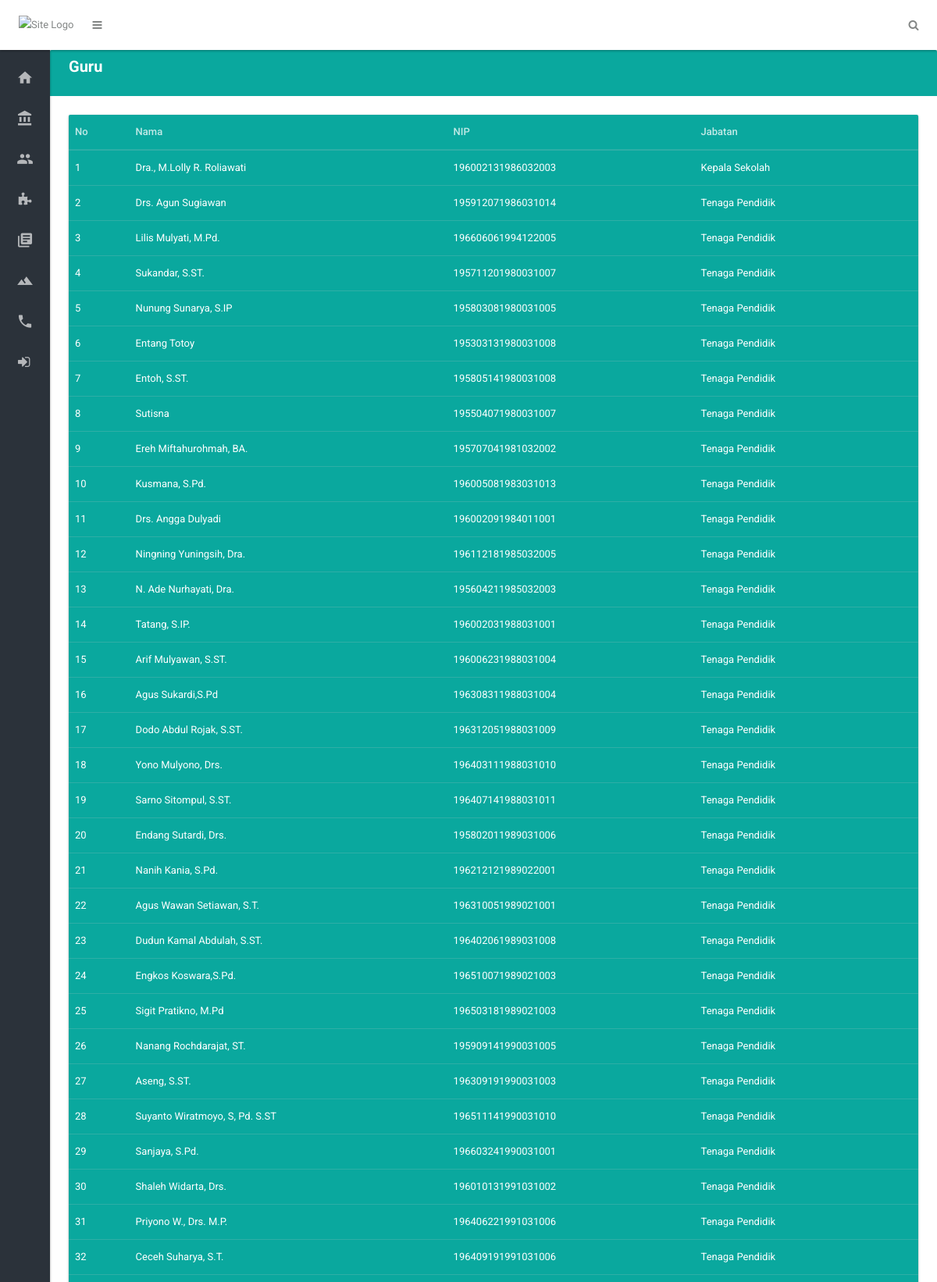
The app's page /index.php/direktori/guru (upper part) with its own data.
### tables this page shows
CREATE TABLE IF NOT EXISTS `ptk` (
  `id` int(11) NOT NULL,
  `nama` varchar(30) NOT NULL,
  `nip` varchar(100) NOT NULL,
  `jabatan` varchar(30) NOT NULL
);

### application/controllers/direktori.php (called while the page is built, shortened)
<?php
class Direktori extends CI_Controller {
	public function guru(){
		$data['g'] = $this->m_direktori->GetGuru()->result();
		$this->load->view('header_footer/header');
		$this->load->view('direktori/guru',$data);
		$this->load->view('header_footer/footer');
	}
}

### index.php (called while the page is built, shortened)
<?php
require_once BASEPATH.'core/CodeIgniter.php';

### application/models/m_direktori.php (called while the page is built, shortened)
<?php defined('BASEPATH') OR exit('No direct script access allowed');
class M_direktori extends CI_Model {
	public function GetGuru(){
		return $this->db->select()->from('ptk')->get();
	}
}

### application/views/direktori/guru.php (the view, shortened to what this page needs)
<body class="menubar-hoverable header-fixed ">
	<header id="header" >
		<div class="headerbar">
			<div class="headerbar-left">
				<ul class="header-nav header-nav-options">
					<li class="header-nav-brand" >
						<div class="brand-holder">
							<a href="/">
								<img src="<?php echo base_url();?>assets/img/logo.png"  height="110" width="230" alt="Site Logo">
							</a>
						</div>
					</li>
					<li>
						<a class="btn btn-icon-toggle menubar-toggle" data-toggle="menubar" href="javascript:void(0);">
							<i class="fa fa-bars"></i>
						</a>
					</li>
				</ul>
			</div>
			<div class="headerbar-right">
				<ul class="header-nav header-nav-options">
					<li>
						<form class="navbar-search" role="search">
							<button type="submit" class="btn btn-icon-toggle ink-reaction"><i class="fa fa-search"></i></button>
						</form>
					</li>
						</ul>
			</div>
		</div>
	</header>
	<div id="base">
	<div id="content">
	<div class="row">
		<div class="col-md-12">
		<div class="card">
		<div class="card-head style-primary">
		<header>
		<h3><b>Guru</b></h3><br>
		</header>
		</div>
								<div class="card-body">
								<div class="card style-primary">
									<table class="table table-hover no-margin">
										<thead>
											<tr>
												<th>No</th>
												<th>Nama</th>
												<th>NIP</th>
												<th>Jabatan</th>
											</tr>
										</thead>
										<tbody>
										<?php $i = 1; foreach($g as $p){ ?>
											<tr>
												<td><?php echo $i ?></td>
												<td><?php echo $p->nama;?></td>
												<td><?php echo $p->nip;?></td>
												<td><?php echo $p->jabatan;?></td>
											</tr>
											<?php $i = $i+1; } ?>
										</tbody>
									</table>
								</div>
								</div>
							</div>
								</div>
		</div>
		</div>
		</div>
		<div id="menubar" class="menubar-inverse ">
			<div class="menubar-scroll-panel">
			</div>
		</div>

### records on screen
ptk: nama "Dra., M.Lolly R. Roliawati", nip "196002131986032003", jabatan "Kepala Sekolah"
ptk: nama "Drs. Agun Sugiawan", nip "195912071986031014", jabatan "Tenaga Pendidik"
ptk: nama "Lilis Mulyati, M.Pd.", nip "196606061994122005", jabatan "Tenaga Pendidik"
ptk: nama "Sukandar, S.ST.", nip "195711201980031007", jabatan "Tenaga Pendidik"
ptk: nama "Nunung Sunarya, S.IP", nip "195803081980031005", jabatan "Tenaga Pendidik"
ptk: nama "Entang Totoy", nip "195303131980031008", jabatan "Tenaga Pendidik"
ptk: nama "Entoh, S.ST.", nip "195805141980031008", jabatan "Tenaga Pendidik"
ptk: nama "Sutisna", nip "195504071980031007", jabatan "Tenaga Pendidik"
ptk: nama "Ereh Miftahurohmah, BA.", nip "195707041981032002", jabatan "Tenaga Pendidik"
ptk: nama "Kusmana, S.Pd.", nip "196005081983031013", jabatan "Tenaga Pendidik"
ptk: nama "Drs. Angga Dulyadi", nip "196002091984011001", jabatan "Tenaga Pendidik"
ptk: nama "Ningning Yuningsih, Dra.", nip "196112181985032005", jabatan "Tenaga Pendidik"
ptk: nama "N. Ade Nurhayati, Dra.", nip "195604211985032003", jabatan "Tenaga Pendidik"
ptk: nama "Tatang, S.IP.", nip "196002031988031001", jabatan "Tenaga Pendidik"
ptk: nama "Arif Mulyawan, S.ST.", nip "196006231988031004", jabatan "Tenaga Pendidik"
ptk: nama "Agus Sukardi,S.Pd", nip "196308311988031004", jabatan "Tenaga Pendidik"
ptk: nama "Dodo Abdul Rojak, S.ST.", nip "196312051988031009", jabatan "Tenaga Pendidik"
ptk: nama "Yono Mulyono, Drs.", nip "196403111988031010", jabatan "Tenaga Pendidik"
ptk: nama "Sarno Sitompul, S.ST.", nip "196407141988031011", jabatan "Tenaga Pendidik"
ptk: nama "Endang Sutardi, Drs.", nip "195802011989031006", jabatan "Tenaga Pendidik"
ptk: nama "Nanih Kania, S.Pd.", nip "196212121989022001", jabatan "Tenaga Pendidik"
ptk: nama "Agus Wawan Setiawan, S.T.", nip "196310051989021001", jabatan "Tenaga Pendidik"
ptk: nama "Dudun Kamal Abdulah, S.ST.", nip "196402061989031008", jabatan "Tenaga Pendidik"
ptk: nama "Engkos Koswara,S.Pd.", nip "196510071989021003", jabatan "Tenaga Pendidik"
ptk: nama "Sigit Pratikno, M.Pd", nip "196503181989021003", jabatan "Tenaga Pendidik"
ptk: nama "Nanang Rochdarajat, ST.", nip "195909141990031005", jabatan "Tenaga Pendidik"
ptk: nama "Aseng, S.ST.", nip "196309191990031003", jabatan "Tenaga Pendidik"
ptk: nama "Suyanto Wiratmoyo, S, Pd. S.ST", nip "196511141990031010", jabatan "Tenaga Pendidik"
ptk: nama "Sanjaya, S.Pd.", nip "196603241990031001", jabatan "Tenaga Pendidik"
ptk: nama "Shaleh Widarta, Drs.", nip "196010131991031002", jabatan "Tenaga Pendidik"
ptk: nama "Priyono W., Drs. M.P.", nip "196406221991031006", jabatan "Tenaga Pendidik"
ptk: nama "Ceceh Suharya, S.T.", nip "196409191991031006", jabatan "Tenaga Pendidik"
